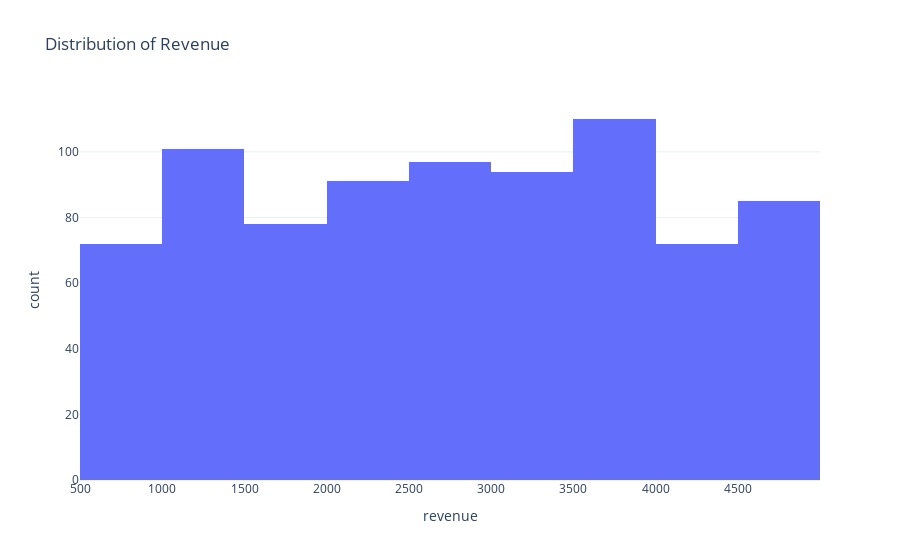

The notebook cell saved with this chart:
### Code cell
fig = px.histogram(data, x= "revenue", nbins = 20, title = "Distribution of Revenue")
fig.show()

### Figure 1 — Plotly figure (JSON) as saved in the notebook; plotly's stock layout.template omitted (floating-point values rounded to 4 significant figures; data arrays with more than 128 entries replaced by an {"elided": "..."} marker saying what was removed)
{"data": [{"alignmentgroup": "True", "bingroup": "x", "hovertemplate": "revenue=%{x}<br>count=%{y}<extra></extra>", "legendgroup": "", "marker": {"color": "#636efa", "pattern": {"shape": ""}}, "name": "", "nbinsx": 20, "offsetgroup": "", "orientation": "v", "showlegend": false, "type": "histogram", "x": {"elided": "800 int values"}, "xaxis": "x", "yaxis": "y"}], "layout": {"autosize": true, "barmode": "relative", "legend": {"tracegroupgap": 0}, "title": {"text": "Distribution of Revenue"}, "xaxis": {"anchor": "y", "autorange": true, "domain": [0, 1], "range": [499.5, 5000.0], "title": {"text": "revenue"}, "type": "linear"}, "yaxis": {"anchor": "x", "autorange": true, "domain": [0, 1], "range": [0, 115.8], "title": {"text": "count"}}}}
